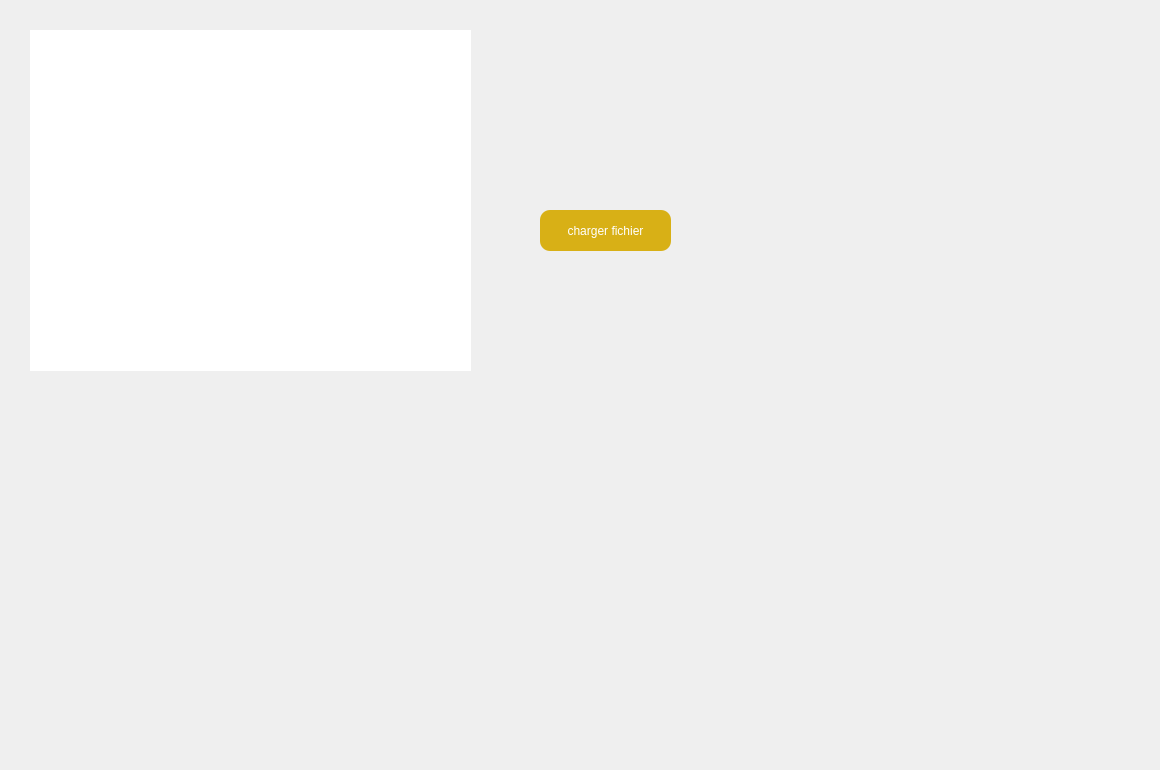
          <widget class="QWidget" name="tab_23">
           <attribute name="title">
            <string>fichier</string>
           </attribute>
           <widget class="QPushButton" name="SelectFileButton">
            <property name="geometry">
             <rect>
              <x>540</x>
              <y>210</y>
              <width>131</width>
              <height>41</height>
             </rect>
            </property>
            <property name="styleSheet">
             <string notr="true">color: rgb(255, 255, 255);
background-color:  QLinearGradient(x1: 0, y1: 0, x2: 0, y2: 1, stop: 0#D8B016, stop: 1 #D8B016);
 border-radius: 10;</string>
            </property>
            <property name="text">
             <string>charger fichier</string>
            </property>
           </widget>
           <widget class="QTextEdit" name="textEdit">
            <property name="geometry">
             <rect>
              <x>30</x>
              <y>30</y>
              <width>441</width>
              <height>341</height>
             </rect>
            </property>
            <property name="styleSheet">
             <string notr="true">
 border-radius: 10;</string>
            </property>
           </widget>
           <widget class="QLabel" name="graph_14">
            <property name="geometry">
             <rect>
              <x>0</x>
              <y>0</y>
              <width>1151</width>
              <height>761</height>
             </rect>
            </property>
            <property name="text">
             <string/>
            </property>
            <property name="pixmap">
             <pixmap>../../../Downloads/Untitled-1 copy.png</pixmap>
            </property>
           </widget>
           <zorder>graph_14</zorder>
           <zorder>SelectFileButton</zorder>
           <zorder>textEdit</zorder>
          </widget>
